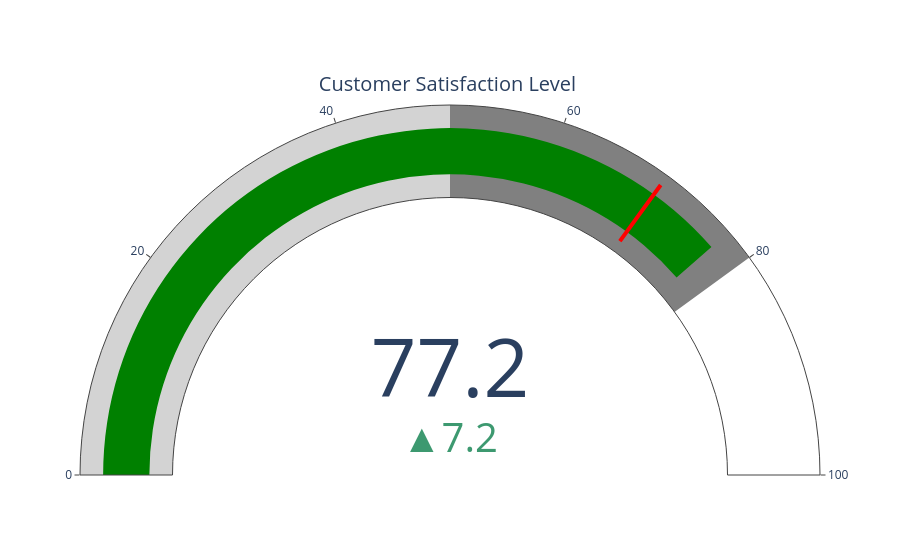

The notebook cell this image was saved under:
### Code cell
# Plot
# Note that we will use 70% as the reference threshold.

fig = go.Figure(go.Indicator(domain = {'x': [0, 1], 'y': [0, 1]},
                             value = satisfied_percentual,
                             mode = "gauge+number+delta",
                             title = {'text': "Customer Satisfaction Level\n"},
                             delta = {'reference': 70},
                             gauge = {'axis': {'range': [None, 100]}, 'steps' : [
                                 {'range': [0, 50], 'color': "lightgray"},
                                 {'range': [50, 80], 'color': "gray"}],
                                      'threshold' : {'line': {'color': "red", 'width': 4}, 
                                                     'thickness': 0.75, 'value': 70}}))

fig.show()

### Figure 1 — Plotly figure (JSON) as saved in the notebook; plotly's stock layout.template omitted (floating-point values rounded to 4 significant figures)
{"data": [{"delta": {"reference": 70}, "domain": {"x": [0, 1], "y": [0, 1]}, "gauge": {"axis": {"range": [null, 100]}, "steps": [{"color": "lightgray", "range": [0, 50]}, {"color": "gray", "range": [50, 80]}], "threshold": {"line": {"color": "red", "width": 4}, "thickness": 0.75, "value": 70}}, "mode": "gauge+number+delta", "title": {"text": "Customer Satisfaction Level\n"}, "type": "indicator", "value": 77.17}], "layout": {}}
